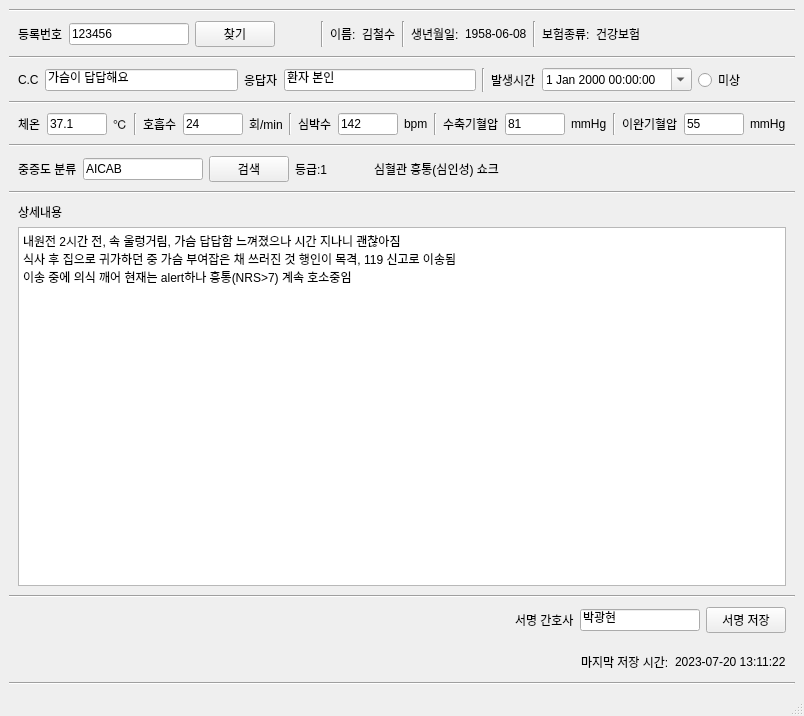
<?xml version="1.0" encoding="UTF-8"?>
<ui version="4.0">
 <class>MainWindow</class>
 <widget class="QMainWindow" name="MainWindow">
  <property name="geometry">
   <rect>
    <x>0</x>
    <y>0</y>
    <width>804</width>
    <height>716</height>
   </rect>
  </property>
  <property name="windowTitle">
   <string>응급간호기록지</string>
  </property>
  <widget class="QWidget" name="centralwidget">
   <layout class="QHBoxLayout" name="horizontalLayout">
    <item>
     <widget class="QWidget" name="widget" native="true">
      <layout class="QVBoxLayout" name="verticalLayout_2">
       <property name="spacing">
        <number>0</number>
       </property>
       <property name="leftMargin">
        <number>0</number>
       </property>
       <property name="topMargin">
        <number>0</number>
       </property>
       <property name="rightMargin">
        <number>0</number>
       </property>
       <property name="bottomMargin">
        <number>0</number>
       </property>
       <item>
        <widget class="Line" name="line">
         <property name="orientation">
          <enum>Qt::Horizontal</enum>
         </property>
        </widget>
       </item>
       <item>
        <widget class="QWidget" name="widget_9" native="true">
         <property name="minimumSize">
          <size>
           <width>0</width>
           <height>40</height>
          </size>
         </property>
         <layout class="QHBoxLayout" name="horizontalLayout_3">
          <item>
           <widget class="QLabel" name="label_2">
            <property name="text">
             <string>등록번호</string>
            </property>
           </widget>
          </item>
          <item>
           <widget class="QLineEdit" name="lineEdit_register_number">
            <property name="maximumSize">
             <size>
              <width>120</width>
              <height>16777215</height>
             </size>
            </property>
            <property name="text">
             <string>123456</string>
            </property>
           </widget>
          </item>
          <item>
           <widget class="QPushButton" name="btn_search">
            <property name="text">
             <string>찾기</string>
            </property>
           </widget>
          </item>
          <item>
           <spacer name="horizontalSpacer_8">
            <property name="orientation">
             <enum>Qt::Horizontal</enum>
            </property>
            <property name="sizeType">
             <enum>QSizePolicy::Minimum</enum>
            </property>
            <property name="sizeHint" stdset="0">
             <size>
              <width>40</width>
              <height>20</height>
             </size>
            </property>
           </spacer>
          </item>
          <item>
           <widget class="Line" name="line_14">
            <property name="orientation">
             <enum>Qt::Vertical</enum>
            </property>
           </widget>
          </item>
          <item>
           <widget class="QLabel" name="label">
            <property name="text">
             <string>이름:</string>
            </property>
           </widget>
          </item>
          <item>
           <widget class="QLabel" name="label_patient_name">
            <property name="text">
             <string>김철수</string>
            </property>
           </widget>
          </item>
          <item>
           <widget class="Line" name="line_10">
            <property name="orientation">
             <enum>Qt::Vertical</enum>
            </property>
           </widget>
          </item>
          <item>
           <widget class="QLabel" name="label_3">
            <property name="text">
             <string>생년월일:</string>
            </property>
           </widget>
          </item>
          <item>
           <widget class="QLabel" name="label_birth_date">
            <property name="text">
             <string>1958-06-08</string>
            </property>
           </widget>
          </item>
          <item>
           <widget class="Line" name="line_15">
            <property name="orientation">
             <enum>Qt::Vertical</enum>
            </property>
           </widget>
          </item>
          <item>
           <widget class="QLabel" name="label_4">
            <property name="text">
             <string>보험종류:</string>
            </property>
           </widget>
          </item>
          <item>
           <widget class="QLabel" name="label_insurance_type">
            <property name="text">
             <string>건강보험</string>
            </property>
           </widget>
          </item>
          <item>
           <spacer name="horizontalSpacer_4">
            <property name="orientation">
             <enum>Qt::Horizontal</enum>
            </property>
            <property name="sizeHint" stdset="0">
             <size>
              <width>40</width>
              <height>20</height>
             </size>
            </property>
           </spacer>
          </item>
         </layout>
        </widget>
       </item>
       <item>
        <widget class="Line" name="line_2">
         <property name="orientation">
          <enum>Qt::Horizontal</enum>
         </property>
        </widget>
       </item>
       <item>
        <widget class="QWidget" name="widget_3" native="true">
         <property name="minimumSize">
          <size>
           <width>0</width>
           <height>40</height>
          </size>
         </property>
         <layout class="QHBoxLayout" name="horizontalLayout_5">
          <item>
           <widget class="QLabel" name="label_7">
            <property name="text">
             <string>C.C</string>
            </property>
           </widget>
          </item>
          <item>
           <widget class="QLineEdit" name="lineEdit_cheif_complain">
            <property name="maximumSize">
             <size>
              <width>300</width>
              <height>16777215</height>
             </size>
            </property>
            <property name="text">
             <string>가슴이 답답해요</string>
            </property>
           </widget>
          </item>
          <item>
           <widget class="QLabel" name="label_28">
            <property name="text">
             <string>응답자</string>
            </property>
           </widget>
          </item>
          <item>
           <widget class="QLineEdit" name="lineEdit_responser">
            <property name="maximumSize">
             <size>
              <width>300</width>
              <height>16777215</height>
             </size>
            </property>
            <property name="text">
             <string>환자 본인</string>
            </property>
           </widget>
          </item>
          <item>
           <widget class="Line" name="line_16">
            <property name="orientation">
             <enum>Qt::Vertical</enum>
            </property>
           </widget>
          </item>
          <item>
           <widget class="QLabel" name="label_6">
            <property name="text">
             <string>발생시간</string>
            </property>
           </widget>
          </item>
          <item>
           <widget class="QDateTimeEdit" name="dateTimeEdit_onset_time">
            <property name="minimumSize">
             <size>
              <width>150</width>
              <height>0</height>
             </size>
            </property>
            <property name="calendarPopup">
             <bool>true</bool>
            </property>
           </widget>
          </item>
          <item>
           <widget class="QRadioButton" name="radioButton_unknown_onset">
            <property name="text">
             <string>미상</string>
            </property>
           </widget>
          </item>
          <item>
           <spacer name="horizontalSpacer_5">
            <property name="orientation">
             <enum>Qt::Horizontal</enum>
            </property>
            <property name="sizeType">
             <enum>QSizePolicy::Minimum</enum>
            </property>
            <property name="sizeHint" stdset="0">
             <size>
              <width>40</width>
              <height>20</height>
             </size>
            </property>
           </spacer>
          </item>
         </layout>
        </widget>
       </item>
       <item>
        <widget class="Line" name="line_4">
         <property name="orientation">
          <enum>Qt::Horizontal</enum>
         </property>
        </widget>
       </item>
       <item>
        <widget class="QWidget" name="widget_5" native="true">
         <property name="minimumSize">
          <size>
           <width>0</width>
           <height>40</height>
          </size>
         </property>
         <layout class="QHBoxLayout" name="horizontalLayout_2">
          <item>
           <widget class="QLabel" name="label_10">
            <property name="text">
             <string>체온</string>
            </property>
           </widget>
          </item>
          <item>
           <widget class="QLineEdit" name="lineEdit_BT">
            <property name="text">
             <string>37.1</string>
            </property>
           </widget>
          </item>
          <item>
           <widget class="QLabel" name="label_20">
            <property name="text">
             <string>℃</string>
            </property>
           </widget>
          </item>
          <item>
           <widget class="Line" name="line_9">
            <property name="orientation">
             <enum>Qt::Vertical</enum>
            </property>
           </widget>
          </item>
          <item>
           <widget class="QLabel" name="label_11">
            <property name="text">
             <string>호흡수</string>
            </property>
           </widget>
          </item>
          <item>
           <widget class="QLineEdit" name="lineEdit_RR">
            <property name="text">
             <string>24</string>
            </property>
           </widget>
          </item>
          <item>
           <widget class="QLabel" name="label_21">
            <property name="text">
             <string>회/min</string>
            </property>
           </widget>
          </item>
          <item>
           <widget class="Line" name="line_11">
            <property name="orientation">
             <enum>Qt::Vertical</enum>
            </property>
           </widget>
          </item>
          <item>
           <widget class="QLabel" name="label_12">
            <property name="text">
             <string>심박수</string>
            </property>
           </widget>
          </item>
          <item>
           <widget class="QLineEdit" name="lineEdit_HR">
            <property name="text">
             <string>142</string>
            </property>
           </widget>
          </item>
          <item>
           <widget class="QLabel" name="label_22">
            <property name="text">
             <string>bpm</string>
            </property>
           </widget>
          </item>
          <item>
           <widget class="Line" name="line_12">
            <property name="orientation">
             <enum>Qt::Vertical</enum>
            </property>
           </widget>
          </item>
          <item>
           <widget class="QLabel" name="label_13">
            <property name="text">
             <string>수축기혈압</string>
            </property>
           </widget>
          </item>
          <item>
           <widget class="QLineEdit" name="lineEdit_SBP">
            <property name="text">
             <string>81</string>
            </property>
           </widget>
          </item>
          <item>
           <widget class="QLabel" name="label_23">
            <property name="text">
             <string>mmHg</string>
            </property>
           </widget>
          </item>
          <item>
           <widget class="Line" name="line_13">
            <property name="orientation">
             <enum>Qt::Vertical</enum>
            </property>
           </widget>
          </item>
          <item>
           <widget class="QLabel" name="label_24">
            <property name="text">
             <string>이완기혈압</string>
            </property>
           </widget>
          </item>
          <item>
           <widget class="QLineEdit" name="lineEdit_DBP">
            <property name="text">
             <string>55</string>
            </property>
           </widget>
          </item>
          <item>
           <widget class="QLabel" name="label_25">
            <property name="text">
             <string>mmHg</string>
            </property>
           </widget>
          </item>
         </layout>
        </widget>
       </item>
       <item>
        <widget class="Line" name="line_5">
         <property name="orientation">
          <enum>Qt::Horizontal</enum>
         </property>
        </widget>
       </item>
       <item>
        <widget class="QWidget" name="widget_6" native="true">
         <property name="minimumSize">
          <size>
           <width>0</width>
           <height>40</height>
          </size>
         </property>
         <layout class="QHBoxLayout" name="horizontalLayout_6">
          <item>
           <widget class="QLabel" name="label_14">
            <property name="text">
             <string>중증도 분류</string>
            </property>
           </widget>
          </item>
          <item>
           <widget class="QLineEdit" name="lineEdit_severe_scale">
            <property name="maximumSize">
             <size>
              <width>120</width>
              <height>16777215</height>
             </size>
            </property>
            <property name="text">
             <string>AICAB</string>
            </property>
           </widget>
          </item>
          <item>
           <widget class="QPushButton" name="btn_search_KTAS">
            <property name="text">
             <string>검색</string>
            </property>
           </widget>
          </item>
          <item>
           <widget class="QLabel" name="label_29">
            <property name="text">
             <string>등급:1</string>
            </property>
           </widget>
          </item>
          <item>
           <spacer name="horizontalSpacer_7">
            <property name="orientation">
             <enum>Qt::Horizontal</enum>
            </property>
            <property name="sizeType">
             <enum>QSizePolicy::Minimum</enum>
            </property>
            <property name="sizeHint" stdset="0">
             <size>
              <width>40</width>
              <height>20</height>
             </size>
            </property>
           </spacer>
          </item>
          <item>
           <widget class="QLabel" name="label_15">
            <property name="text">
             <string>심혈관 흉통(심인성) 쇼크</string>
            </property>
           </widget>
          </item>
          <item>
           <spacer name="horizontalSpacer_6">
            <property name="orientation">
             <enum>Qt::Horizontal</enum>
            </property>
            <property name="sizeHint" stdset="0">
             <size>
              <width>258</width>
              <height>20</height>
             </size>
            </property>
           </spacer>
          </item>
         </layout>
        </widget>
       </item>
       <item>
        <widget class="Line" name="line_6">
         <property name="orientation">
          <enum>Qt::Horizontal</enum>
         </property>
        </widget>
       </item>
       <item>
        <widget class="QWidget" name="widget_4" native="true">
         <property name="minimumSize">
          <size>
           <width>0</width>
           <height>200</height>
          </size>
         </property>
         <layout class="QVBoxLayout" name="verticalLayout">
          <item>
           <widget class="QLabel" name="label_8">
            <property name="text">
             <string>상세내용</string>
            </property>
           </widget>
          </item>
          <item>
           <widget class="QPlainTextEdit" name="plainTextEdit_description">
            <property name="plainText">
             <string>내원전 2시간 전, 속 울렁거림, 가슴 답답함 느껴졌으나 시간 지나니 괜찮아짐
식사 후 집으로 귀가하던 중 가슴 부여잡은 채 쓰러진 것 행인이 목격, 119 신고로 이송됨
이송 중에 의식 깨어 현재는 alert하나 흉통(NRS&gt;7) 계속 호소중임</string>
            </property>
           </widget>
          </item>
         </layout>
        </widget>
       </item>
       <item>
        <widget class="Line" name="line_7">
         <property name="orientation">
          <enum>Qt::Horizontal</enum>
         </property>
        </widget>
       </item>
       <item>
        <widget class="QWidget" name="widget_8" native="true">
         <property name="minimumSize">
          <size>
           <width>0</width>
           <height>40</height>
          </size>
         </property>
         <layout class="QHBoxLayout" name="horizontalLayout_7">
          <item>
           <spacer name="horizontalSpacer_3">
            <property name="orientation">
             <enum>Qt::Horizontal</enum>
            </property>
            <property name="sizeHint" stdset="0">
             <size>
              <width>488</width>
              <height>20</height>
             </size>
            </property>
           </spacer>
          </item>
          <item>
           <widget class="QLabel" name="label_5">
            <property name="text">
             <string>서명 간호사</string>
            </property>
           </widget>
          </item>
          <item>
           <widget class="QLineEdit" name="lineEdit_nurse_name">
            <property name="maximumSize">
             <size>
              <width>120</width>
              <height>16777215</height>
             </size>
            </property>
            <property name="text">
             <string>박광현</string>
            </property>
           </widget>
          </item>
          <item>
           <widget class="QPushButton" name="btn_save">
            <property name="text">
             <string>서명 저장</string>
            </property>
           </widget>
          </item>
         </layout>
        </widget>
       </item>
       <item>
        <widget class="QWidget" name="widget_7" native="true">
         <property name="minimumSize">
          <size>
           <width>0</width>
           <height>40</height>
          </size>
         </property>
         <layout class="QHBoxLayout" name="horizontalLayout_8">
          <item>
           <spacer name="horizontalSpacer_2">
            <property name="orientation">
             <enum>Qt::Horizontal</enum>
            </property>
            <property name="sizeHint" stdset="0">
             <size>
              <width>549</width>
              <height>20</height>
             </size>
            </property>
           </spacer>
          </item>
          <item>
           <widget class="QLabel" name="label_9">
            <property name="text">
             <string>마지막 저장 시간:</string>
            </property>
           </widget>
          </item>
          <item>
           <widget class="QLabel" name="label_16">
            <property name="text">
             <string>2023-07-20 13:11:22</string>
            </property>
           </widget>
          </item>
         </layout>
        </widget>
       </item>
       <item>
        <widget class="Line" name="line_8">
         <property name="orientation">
          <enum>Qt::Horizontal</enum>
         </property>
        </widget>
       </item>
      </layout>
     </widget>
    </item>
   </layout>
  </widget>
  <widget class="QMenuBar" name="menubar">
   <property name="geometry">
    <rect>
     <x>0</x>
     <y>0</y>
     <width>804</width>
     <height>21</height>
    </rect>
   </property>
  </widget>
  <widget class="QStatusBar" name="statusbar"/>
 </widget>
 <resources/>
 <connections/>
</ui>
